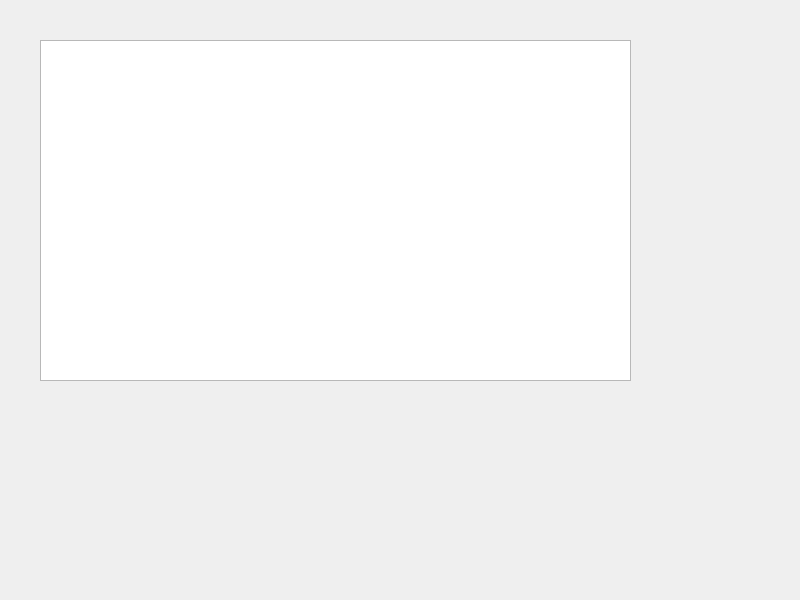
<?xml version="1.0" encoding="UTF-8"?>
<ui version="4.0">
 <class>MainWidget</class>
 <widget class="QWidget" name="MainWidget">
  <property name="geometry">
   <rect>
    <x>0</x>
    <y>0</y>
    <width>800</width>
    <height>600</height>
   </rect>
  </property>
  <property name="windowTitle">
   <string>MainWidget</string>
  </property>
  <widget class="QPlainTextEdit" name="pte_students">
   <property name="geometry">
    <rect>
     <x>40</x>
     <y>40</y>
     <width>591</width>
     <height>341</height>
    </rect>
   </property>
  </widget>
 </widget>
 <resources/>
 <connections/>
</ui>
